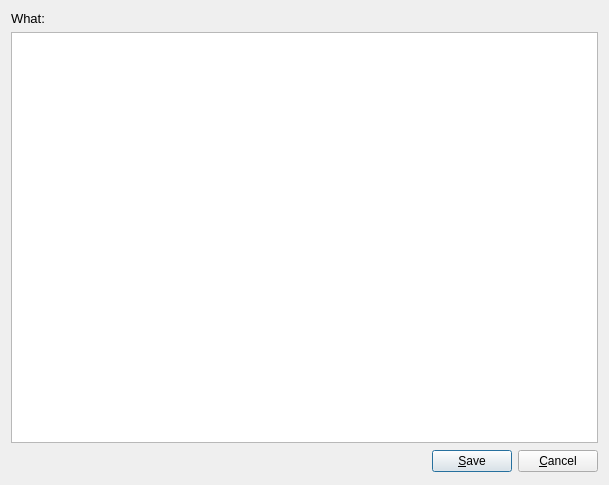
<?xml version="1.0" encoding="UTF-8"?>
<ui version="4.0">
 <class>Search</class>
 <widget class="QDialog" name="Search">
  <property name="geometry">
   <rect>
    <x>0</x>
    <y>0</y>
    <width>609</width>
    <height>485</height>
   </rect>
  </property>
  <property name="windowTitle">
   <string>Search for...</string>
  </property>
  <layout class="QGridLayout" name="gridLayout">
   <item row="0" column="0">
    <layout class="QVBoxLayout" name="verticalLayout">
     <item>
      <widget class="QLabel" name="label">
       <property name="font">
        <font>
         <pointsize>10</pointsize>
        </font>
       </property>
       <property name="text">
        <string>What:</string>
       </property>
      </widget>
     </item>
     <item>
      <widget class="QListWidget" name="listWidget"/>
     </item>
    </layout>
   </item>
   <item row="1" column="0">
    <layout class="QHBoxLayout" name="horizontalLayout">
     <item>
      <spacer name="horizontalSpacer">
       <property name="orientation">
        <enum>Qt::Horizontal</enum>
       </property>
       <property name="sizeHint" stdset="0">
        <size>
         <width>368</width>
         <height>25</height>
        </size>
       </property>
      </spacer>
     </item>
     <item>
      <widget class="QPushButton" name="saveButton">
       <property name="text">
        <string>&amp;Save</string>
       </property>
       <property name="default">
        <bool>true</bool>
       </property>
      </widget>
     </item>
     <item>
      <widget class="QPushButton" name="cancelButton">
       <property name="text">
        <string>&amp;Cancel</string>
       </property>
      </widget>
     </item>
    </layout>
   </item>
  </layout>
 </widget>
 <resources/>
 <connections/>
</ui>
